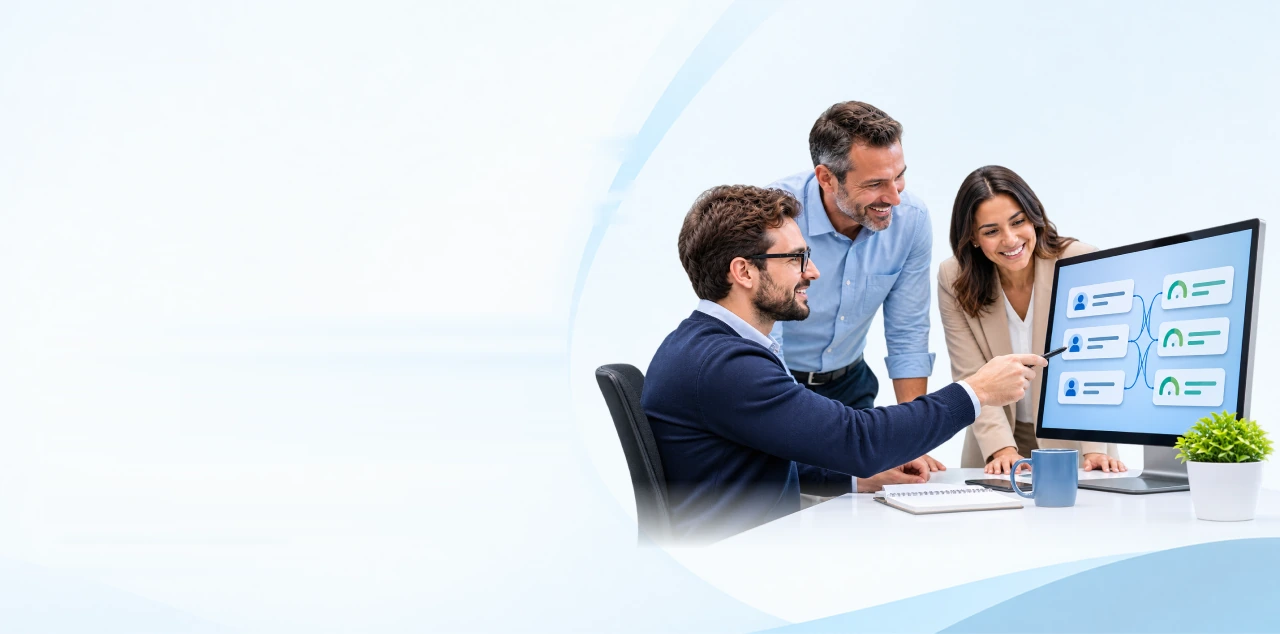
#> input picture src/assets/about/about-hero-background.webp, 1280 x 634 px
$ python extract-about-assets.py ../src/assets/about/about-hero-background.webp
#> lines starting #> are read from the running program, lines starting #| are printed output that depends on the picture
"""
Recover About-page assets from the client's 1:1 About PNG reference (1280x4314, no frame border).

  python -I scripts/extract-about-assets.py <about.png>

Outputs go to src/assets/about/. These are raster crops of a 1x export — not original files.
"""
import sys
from pathlib import Path

import numpy as np
from PIL import Image, ImageFilter

SRC = Image.open(sys.argv[1]).convert('RGB')
#> SRC is the input picture: PIL image 1280x634 RGB; mean R, G, B 212.1, 219.4, 226
ARR = np.asarray(SRC).astype(float)
OUT = Path(__file__).resolve().parent.parent / 'src' / 'assets' / 'about'


def crop(x0, y0, x1, y1):
    return SRC.crop((x0, y0, x1, y1))


def save(img, name, **kw):
    OUT.mkdir(parents=True, exist_ok=True)
    img.save(OUT / name, **kw)
    print(f'{name:36} {img.size[0]}x{img.size[1]}')


def mean_colour(x0, y0, x1, y1):
    return tuple(ARR[y0:y1, x0:x1].reshape(-1, 3).mean(axis=0))


def unmix(box, bg, ink):
    """Single-colour glyph on a flat fill -> RGBA with the ink colour and recovered alpha."""
    x0, y0, x1, y1 = box
    a = ARR[y0:y1, x0:x1]
    b, c = np.array(bg), np.array(ink, float)
    alpha = np.clip(((a - b) @ (c - b)) / ((c - b) @ (c - b)), 0, 1)
    rgba = np.zeros(a.shape[:2] + (4,), np.uint8)
    rgba[..., :3] = c.astype(np.uint8)
    rgba[..., 3] = (alpha * 255).round().astype(np.uint8)
    return Image.fromarray(rgba, 'RGBA')


def extreme(box, darkest=True):
    x0, y0, x1, y1 = box
    a = ARR[y0:y1, x0:x1].reshape(-1, 3)
    i = a.sum(axis=1).argmin() if darkest else a.sum(axis=1).argmax()
    return tuple(a[i])


# ---------- Hero background (photo + shapes) with the copy column removed ----------
TOP, H = 101, 634
hero = ARR[TOP:TOP + H].copy()
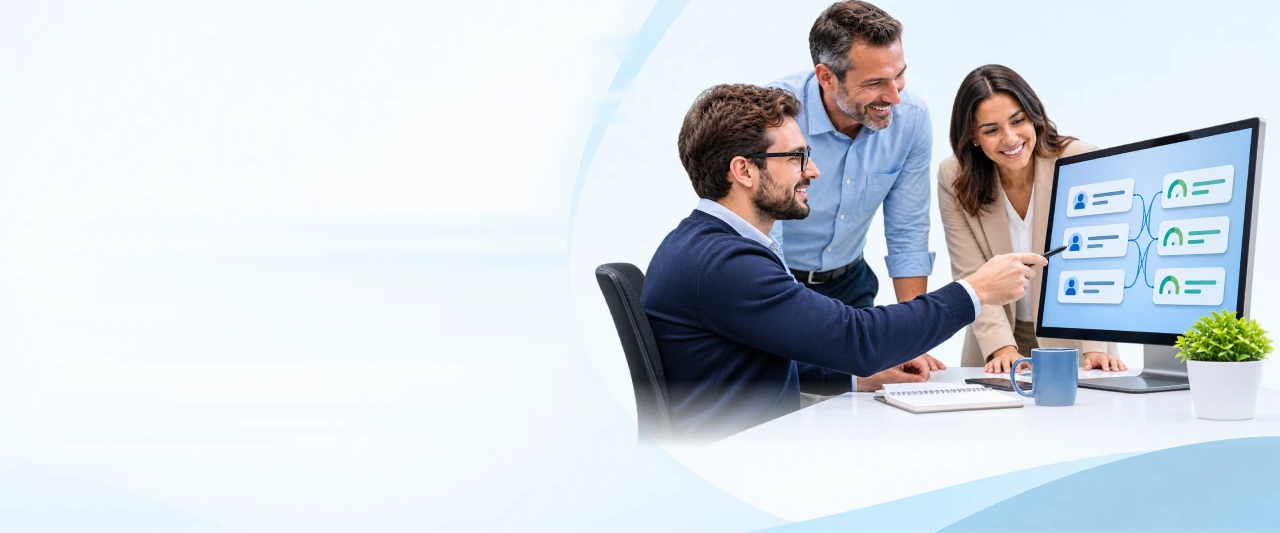
#> hero: shape (533, 1280, 3) float64; mean R, G, B 207, 214, 220.9
# Areas over plain gradient: filled as whole rectangles.
RECT_BOXES = [
    (52, 158, 206, 184),                        # breadcrumb
    (52, 414, 566, 566),                        # paragraph (left of the chair)
    (46, 580, 300, 640), (298, 580, 514, 640),  # buttons (+shadow / outside stroke)
    (52, 654, 324, 678),                        # note link
]
# The headline overlaps the decorative arc: only its glyph pixels are filled, so the arc survives.
GLYPH_BOXES = [(52, 208, 642, 282), (52, 272, 642, 346), (52, 336, 400, 410)]


def is_page_tone(p):
    return p.sum() > 3 * 225 and p[2] >= p[0]


smooth_mask = np.zeros((H, 1280), np.uint8)

for x0, y0, x1, y1 in RECT_BOXES:
    for y in range(y0 - TOP, y1 - TOP):
#> (the run stopped early here; a loop or call above may not have finished)
